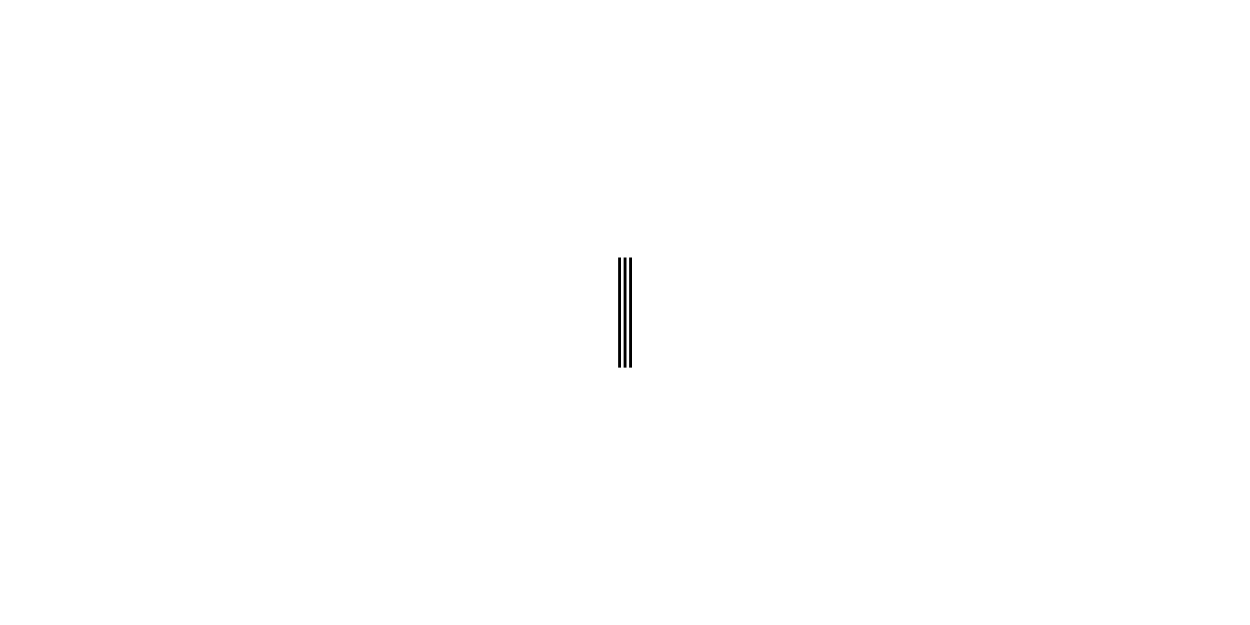
#> input picture Optical_Instruments/polarizacion/recursos_polarizacion/USAFG9E2.png, 10000 x 5000 px (shown at 1/8 size)
$ python test_Sample.py
#> lines starting #> are read from the running program, lines starting #| are printed output that depends on the picture; after the words box and inside, x2 and y2 are one past the last pixel; in counts of white or black regions, pixels touching at a corner belong together
### Optical_Instruments/diffraction/utilopctic.py
import numpy as np
from tkinter import Tk, filedialog
from PIL import Image
import matplotlib.pyplot as plt
import cv2
from LightPipes import *

# [31 lines left out: function rescale_field, not called in this run]


def import_image(Title="Seleccionar Imagen",path:str=None):
    """
    Esta funcion abre una pantalla emergente del administrador de archivos para la ruta de una imagen a importar.
    """
#> called with Title = 'Seleccionar Imagen'

    print("Hello")

    if path==None:
        # Ocultar la ventana principal de Tkinter
        Tk().withdraw()

        # Abrir el cuadro de diálogo para seleccionar la imagen
        ruta_imagen = filedialog.askopenfilename(
            title=Title,
            filetypes=[("Imágenes", "*.png *.jpg *.jpeg *.bmp *.tif *.tiff")]
        )
#> the answer given: polarizacion/recursos_polarizacion/USAFG9E2.png
    else:
        ruta_imagen=path
        print(ruta_imagen)

    # Cargar la imagen como un arreglo numpy
    if ruta_imagen:
        #cargamos el primer
        imagen = Image.open(ruta_imagen)
#> imagen is the input picture: PIL image 10000x5000 L; 99.9% white; 3 black regions, box (x1, y1, x2, y2) and area: (4945, 2060, 4968, 2941) 20263, (4989, 2060, 5012, 2941) 20263, (5033, 2060, 5056, 2941) 20263
        imagen = np.array(imagen)
        if(len(imagen.shape)>=3):
            #convertimos a escala de grises
            imagen = imagen[:,:,0]
        return imagen
    else:
        return None


# [45 lines left out: functions show_image, export_image, not called in this run]

### Optical_Instruments/polarizacion/library/stokes.py
from diffraction.fresnel import *
from diffraction.utilopctic import *
import cv2
import numpy as np
class simple_stokes():
    # [16 lines left out: function __init__, not called in this run]

    def set_field_p(self,Field_p=None):
        self.__field_p.set_field(Field_p)

    def set_field_s(self,Field_s=None):
        self.__field_s.set_field(Field_s)

    # [166 lines left out: functions import_phase_field_p, import_intensity_field_p, import_intensity_field_s, import_phase_field_s, padding2N_field, limit_propagate and 10 more, not called in this run]


class birrefrigente():
    # [71 lines left out: functions __init__, import_theta, import_delta, apply_initial_retardo, not called in this run]


class polarizador():
    def __init__(self,path_theta_map:str=None,N:int=1024):
        self.__N=N

        self.__theta_map=self.import_theta()
    def import_theta(self,Path:str=None):
        image=import_image(path=Path)
        A_resized = cv2.resize(image, (self.__N, self.__N), interpolation=cv2.INTER_CUBIC)
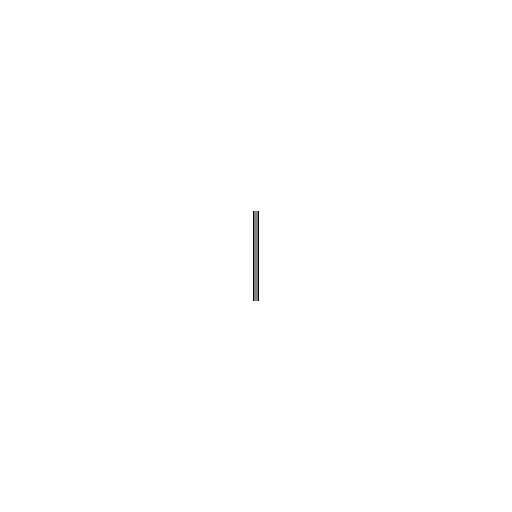
#> A_resized: shape (1024, 1024) (shown at 1/2 size); 99.9% white; 3 black regions, box (x1, y1, x2, y2) and area: (506, 422, 509, 602) 540, (515, 422, 518, 602) 540, (511, 422, 513, 602) 360
        A_resized=A_resized.astype(np.float32)
        #normalizamos la intensidad entre 0 y 1
        if A_resized.max()!=0:
            A_resized = (A_resized / A_resized.max())*2*np.pi
        else:
            A_resized=A_resized

        self.__theta_map=A_resized
        return A_resized

    def apply_initial_polarization(self,jones_in=[(1/np.sqrt(2)),(1/np.sqrt(2))]):
        """
        aplica la muesta a un estado de polarizacion conocido
        uniforme

        :param jones_in: Estado de polarizacion de la iluminacion

        :Return
        -------
        Tupla: Ex_out,Ey_out
            Camplo transmitido pixel por pixel
        """

        H,W =self.__N,self.__N


        #Convertimos el vector de Jones a forma compleja
        # jones_in = np.asarray(jones_in,dtype=complex).reshape(2)


        #expandimos el estado uniforme al tamaño de la imagen
        Ex_in = np.full((H,W),jones_in[0],dtype=complex)
        Ey_in = np.full((H,W),jones_in[1],dtype=complex)

        # Rotación según theta(x,y)
        cos = np.cos(self.__theta_map)
        sin = np.sin(self.__theta_map)

        # Terminos de la Jones local

        J11 = cos**2
        J12 = cos * sin
        J21 = J12
        J22 = sin**2

        # Campo transmitido
        Ex_out = J11 * Ex_in + J12 * Ey_in
        Ey_out = J21 * Ex_in + J22 * Ey_in

        return Ex_out, Ey_out

### Optical_Instruments/diffraction/filterZernike.py
import numpy as np
import matplotlib.pyplot as plt


def mascara_circular(xx: np.ndarray, yy: np.ndarray, radio: float) -> np.ndarray:
    """Máscara binaria circular centrada (1 dentro del disco, 0 fuera)."""
    return ((xx**2 + yy**2) <= radio**2).astype(float)

#características de iluminacion
wavelength = 533e-9  # Longitud de onda en metros
f_MO = 10e-3  # Distancia focal del objetivo en metros


#Caracteristicas de la imagen
N_x = 1024 # Ancho de la imagen
N_y = 1024 # Alto de la imagen
#dimensiones físicas de la imagen en m
size_x = 390e-6  # m
size_y = 390e-6  # m
#tamaño del pixel
dx = size_x / N_x  # Tamaño del pixel en x
dy = size_y / N_y  # Tamaño del pixel en y
#malla de coordenadas
x = np.linspace(-size_x/2, size_x/2, N_x)
y = np.linspace(-size_y/2, size_y/2, N_y)
X, Y = np.meshgrid(x, y)
#tamaño del radio de la máscara circular
R_pupila = 10e-3  # Radio en metros
R_filter = 1.22*wavelength*f_MO/R_pupila

print(f"Radio pupila: {R_pupila*1e3} mm")
print(f"Radio filtro Zernike: {R_filter*1e9} nm")


#creamos a lienzo de Zernike vacío
Pupila = mascara_circular(X, Y, R_pupila)

Pupila = Pupila.astype(np.complex128)

Filter = mascara_circular(X, Y, R_filter)
Pupila =Pupila - Filter
Filter = Filter.astype(np.complex128)
#aplicamos alguna función de Zernike
Filter = Filter*np.exp(1j*np.pi/2)/2

img = Pupila + Filter


#Creamos un patrón de Zernike simple (por ejemplo, un círculo

Intensidad=np.abs(img)

Phase=np.angle(img)


# [16 lines left out: function filter_Zernike, not called in this run]

# [19 lines of commented-out code are left out]

### Optical_Instruments/test_Sample.py
from polarizacion.library.stokes import birrefrigente,polarizador

import matplotlib.pyplot as plt
import numpy as np
import math


#instanciamos la clase birregrigente
sample=polarizador()


Ex_out,Ey_out=sample.apply_initial_polarization(jones_in=[1,0])


#lienzo
fig=plt.figure(figsize=(10,12))
axis1=fig.add_subplot(1,3,1)
axis2=fig.add_subplot(1,3,2)
axis3=fig.add_subplot(1,3,3)


#mostramos el campo E_x
Intensidad_X=np.abs(Ex_out)
axis1.imshow(Intensidad_X,cmap='gray',vmin=0,vmax=1)

#mostramos el campo E_y
Intensidad_Y=np.abs(Ey_out)
axis2.imshow(Intensidad_Y,cmap='gray',vmin=0,vmax=1)

#mostramos la intensidad de ambos
Intensidad_neta=np.abs(Ex_out+Ey_out)
axis3.imshow(Intensidad_neta,cmap='gray',vmin=0,vmax=1)


plt.show()
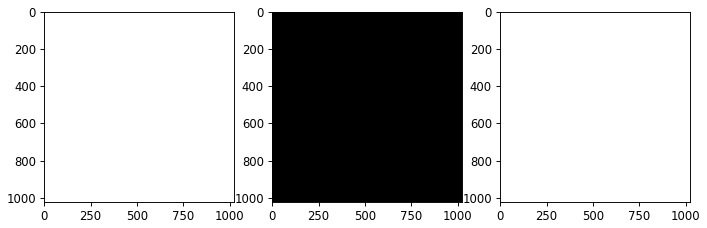
#> figure drawn by matplotlib, 3 panels
